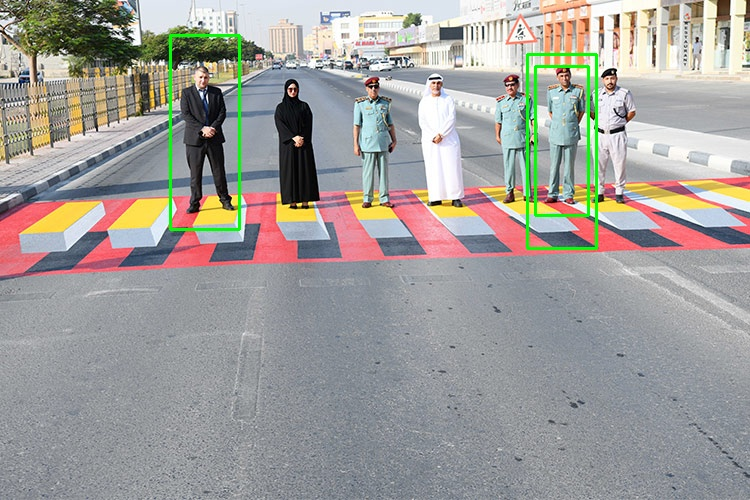
#> input picture Atrificial Intelligence/Face Recognition/peds_saved2.jpg, 750 x 500 px, given in place of peds1.jpg, which was not available
$ jupyter execute Face_detection.ipynb
#> lines starting #> are read from the running program, lines starting #| are printed output that depends on the picture; after the words box and inside, x2 and y2 are one past the last pixel; in counts of white or black regions, pixels touching at a corner belong together; pictures that were not available may be replaced by others from this repository, and a replacement may not be noted
[cell 1]
import cv2
import sys

[cell 2]
#imagePath = sys.argv[1]
cascPath = "haarcascade_pedestrian.xml"

# cascPath = "pedestrian_another.xml"
# cascPath = "haarcascade_fullbody.xml"

[cell 3]
pedsCascade =  cv2.CascadeClassifier(cascPath)

[cell 4]
# Read the image
image = cv2.imread('peds1.jpg')
#> image is the input picture: shape (500, 750, 3); mean B, G, R 153.8, 157.3, 159.4

[cell 5]
cv2.imshow('image', image)

[cell 6]
#Converting to grayscale
gray = cv2.cvtColor(image, cv2.COLOR_BGR2GRAY)
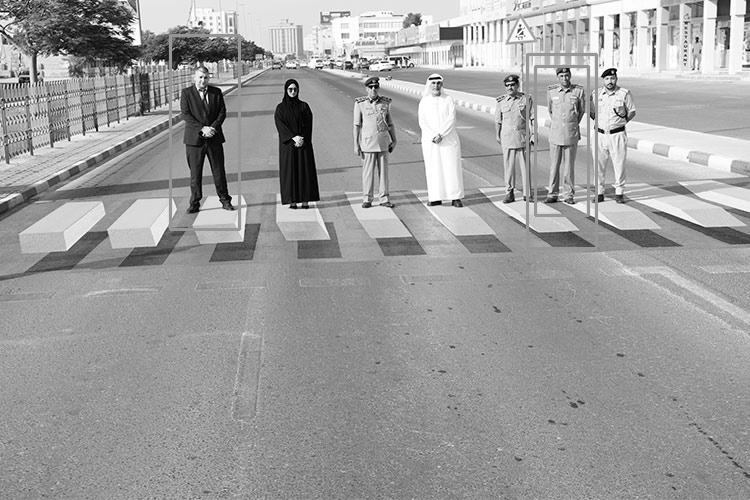
#> gray: shape (500, 750); min 0, max 255, mean 157.6

[cell 7]
# detect pedestrian in pic

peds = pedsCascade.detectMultiScale(
        gray,
        scaleFactor=1.3,
        minNeighbors=9,
        minSize=(30, 30)
)
#> peds = [[531, 69, 53, 149], [354, 74, 53, 149], [171, 34, 69, 194]]

[cell 8]
print("Found {0} pedestrian!".format(len(peds)))
#| Found 3 pedestrian!

[cell 9]
# Draw a rectangle around the peds
for (x, y, w, h) in peds:
    cv2.rectangle(image, (x, y), (x+w, y+h), (0, 255, 0), 2)
#> this loop made 3 passes
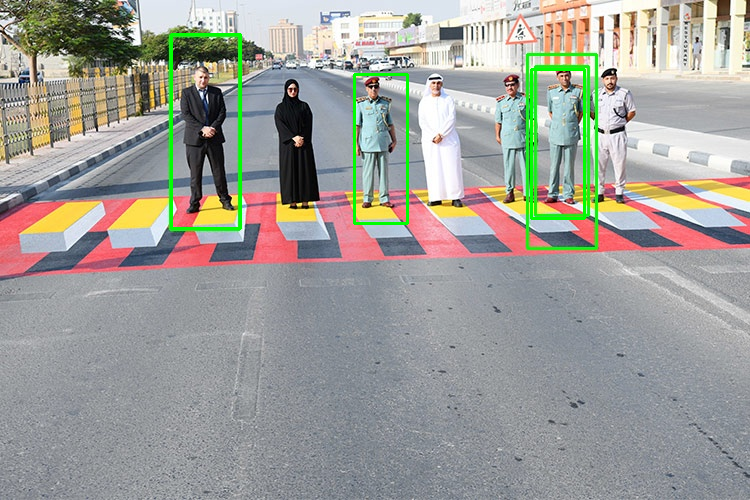
#> image: shape (500, 750, 3); 1.06% of pixels changed, all inside (x1, y1, x2, y2) = (170, 33, 586, 230)

[cell 10]
# cv2.imshow("Faces found", image)
status = cv2.imwrite('peds_saved3.jpg', image)
print ("Image written to file-system : ",status)
#| Image written to file-system :  True

$ run again, on Atrificial Intelligence/Face Recognition/people.jpg
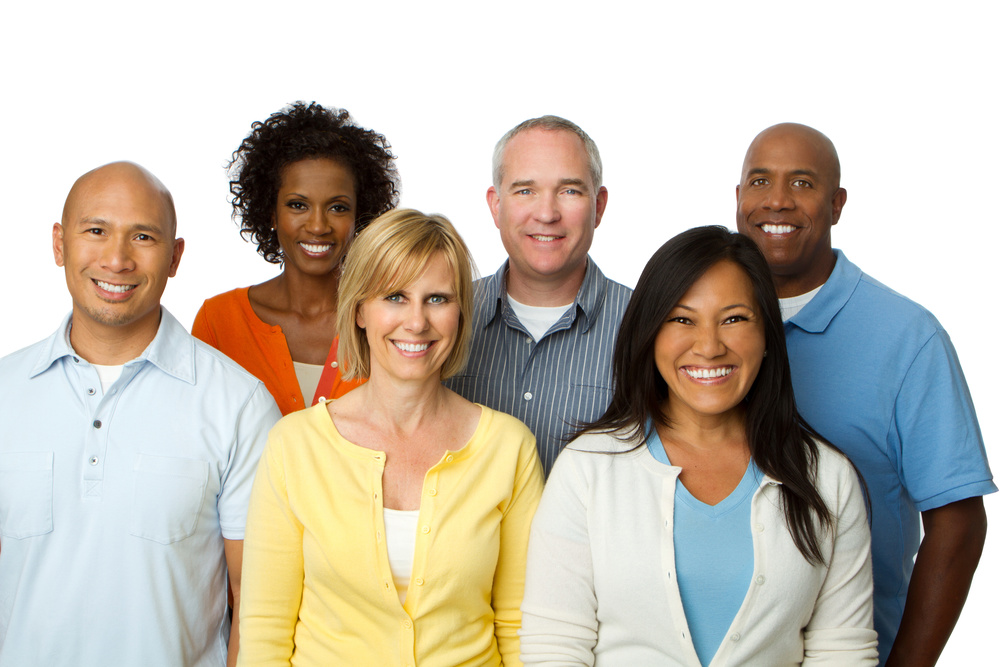
#> input picture Atrificial Intelligence/Face Recognition/people.jpg, 1000 x 667 px, given in place of peds1.jpg, which was not available
#> image is the input picture: shape (667, 1000, 3); mean B, G, R 176.4, 188.9, 196.6
#> `gray = cv2.cvtColor(image, cv2.COLOR_BGR2GRAY)`:
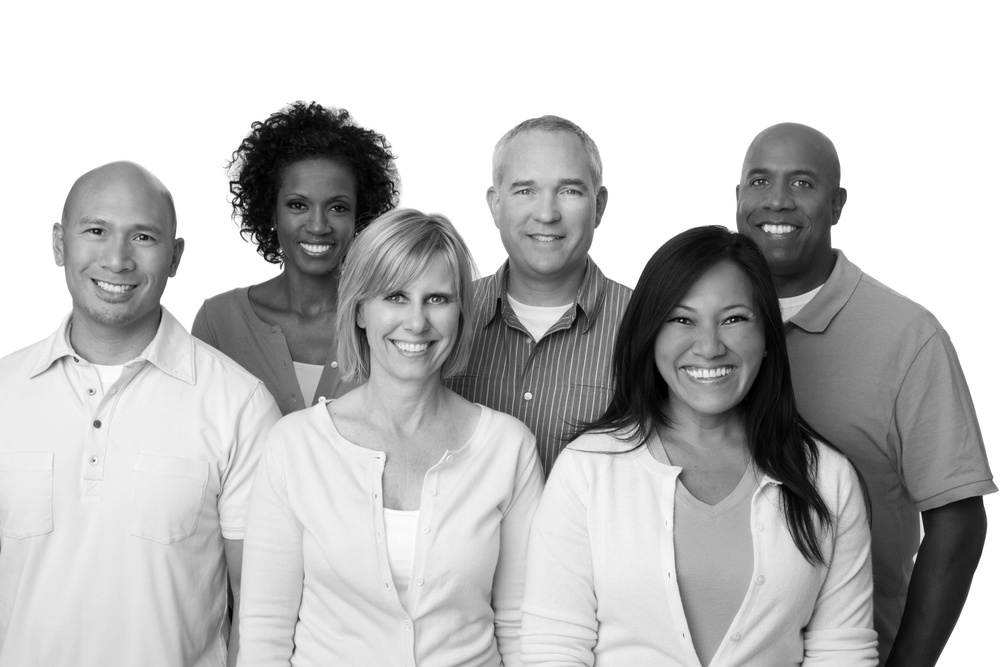
#> gray: shape (667, 1000); min 0, max 255, mean 189.7
#> peds = [[738, 91, 53, 149], [520, 375, 53, 149], [774, 422, 53, 149], [228, 86, 69, 194], [329, 97, 69, 194], [620, 238, 69, 194], [227, 57, 89, 252], [602, 227, 89, 252], [741, 339, 89, 252], [705, 58, 151, 427], [44, 56, 151, 427], [717, 224, 151, 427]]
#| Found 12 pedestrian!
#> the loop `for (x, y, w, h) in peds:` made 12 passes
#> after the loop `for (x, y, w, h) in peds:`:
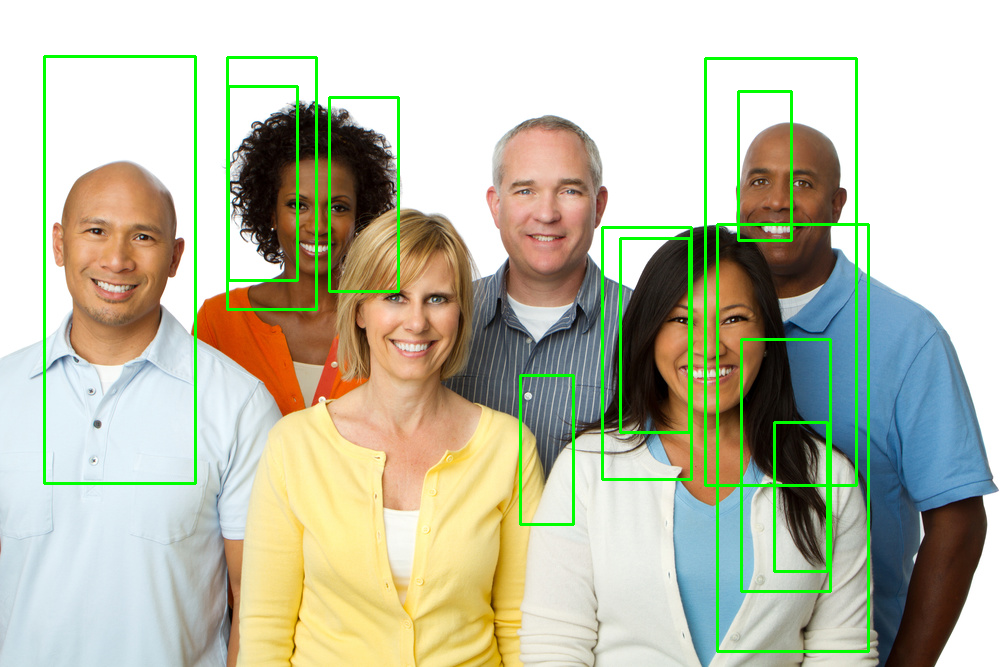
#> image: shape (667, 1000, 3); 3.63% of pixels changed, all inside (x1, y1, x2, y2) = (43, 55, 870, 653)
#| Image written to file-system :  True
